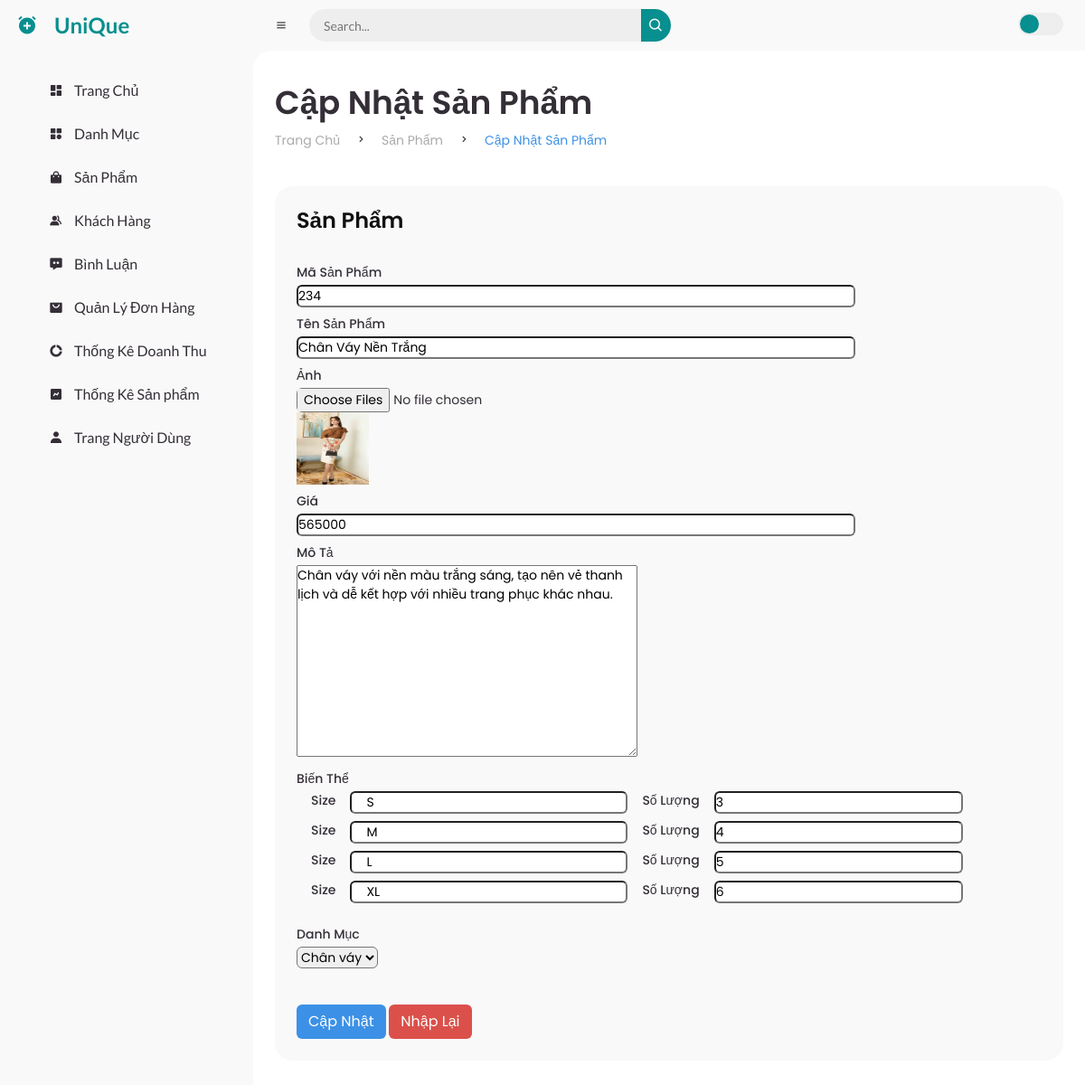
The app's page /admin/index.php?act=editsp&id_sp=234 with its own data.
### tables this page shows
CREATE TABLE `product` (
  `product_id` int(11) NOT NULL,
  `product_name` varchar(100) NOT NULL,
  `image` text NOT NULL,
  `price` int(11) NOT NULL,
  `description` text NOT NULL,
  `category_id` int(11) NOT NULL,
  `is_hidden` tinyint(1) DEFAULT 0
);

CREATE TABLE `product_detail` (
  `product_detail_id` int(11) NOT NULL,
  `product_id` int(11) NOT NULL,
  `size` varchar(255) DEFAULT NULL,
  `quantity` int(11) NOT NULL
);

### Models/connect.php (called while the page is built, shortened)
<?php
function pdo_get_connection(){
    $servername = "localhost";
    $username = "root";
    $password = "";
    try {
    $conn = new PDO("mysql:host=$servername;dbname=duan1", $username, $password);
    $conn->setAttribute(PDO::ATTR_ERRMODE, PDO::ERRMODE_EXCEPTION);
    return $conn;
    } catch(PDOException $e) {
    echo "Kết nối thất bại: " . $e->getMessage();
    }
}
function pdo_query($sql, ...$sql_args) {
    try {
        $conn = Pdo_get_connection();
        $stmt = $conn->prepare($sql);
        $stmt->execute($sql_args);
        return $stmt->fetchAll();
    } catch (PDOException $e) {
        throw $e;
    } finally {
        unset($conn);
    }
}
function pdo_query_one($sql){
    $sql_args = array_slice(func_get_args(), 1);
    try{
        $conn = Pdo_get_connection();
        $stmt = $conn -> prepare($sql);
        $stmt -> execute($sql_args);
        $rows = $stmt -> fetch(PDO::FETCH_ASSOC);
        return $rows;
    }
    catch(PDOException $e){
        throw $e;
    }
    finally{
        unset($conn);
    }
}
?>

### Models/sanpham.php (called while the page is built, shortened)
<?php
function load_all_pro_detail($product_id) {
    $sql = "SELECT * FROM product_detail WHERE product_id = $product_id";
    return pdo_query($sql);
}
function loadone_sanpham($product_id) {
    $sql = "select * from product where product_id=".$product_id;
    $sanpham = pdo_query_one($sql);
    return $sanpham;
}
?>

### Models/danhmuc.php (called while the page is built, shortened)
<?php
function sellect_all_categories()
{
    $sql = "SELECT * FROM categories order by category_id asc";
    return pdo_query($sql);
}
?>

### admin/Sanpham/update.php (the view, shortened to what this page needs)
<?php
if (isset($sanpham)) {
    extract($sanpham);
}
?>
<main>
    <div class="head-title">
        <div class="left">
            <h1>Cập Nhật Sản Phẩm</h1>
            <ul class="breadcrumb">
                <li>
                    <a href="index.php?act=home">Trang Chủ</a>
                </li>
                <li><i class='bx bx-chevron-right'></i></li>
                <li>
                    <a class="" href="index.php?act=listsp">Sản Phẩm </a>
                </li>
                <li><i class='bx bx-chevron-right'></i></li>
                <li>
                    <a class="active" href="#">Cập Nhật Sản Phẩm </a>
                </li>
            </ul>
        </div>
    </div>
    <div class="table-data">
        <div class="order">
            <div class="head">
                <h3>Sản Phẩm</h3>
            </div>
            <form action="index.php?act=updatesp" class="form-input" method="post" enctype="multipart/form-data">
                <div class="form-group pb-4">
                    <label for="">
                        Mã Sản Phẩm
                    </label> <br />
                    <input type="text" name="product_id" id="" value="<?= $product_id ?>" readonly
                        class="rounded-2 w-75"> <br />
                    <label for="" class="label pt-2">
                        Tên Sản Phẩm
                    </label><br />
                    <input type="text" name="product_name" id="" value="<?= $product_name ?>"
                        placeholder="Nhập tên sản phẩm " class="input w-75 rounded-2"><br />
                    <label for="" class="label pt-2">
                        Ảnh
                    </label><br />
                    <input type="file" name="image[]" multiple accept="image/*" width="80px" height="50px"
                        class="input w-75 rounded-2 fileImage"><br />
                    <?php
                    $images = explode(',', $image);
                    foreach ($images as $key => $value): ?>
                        <img src="../image/<?= $value ?>" width="80px" height="80px" alt="">
                    <?php endforeach; ?>
                    <label for="" class="label pt-2">
                        Giá
                    </label><br />
                    <input type="number" name="price" id="" value="<?= $price ?>" placeholder="Nhập số lượng "
                        class="input w-75 rounded-2"><br />
                    <label for="" class="label pt-2">
                        Mô Tả
                    </label><br />
                    <textarea name="description" id="" cols="30" rows="10"><?= $description ?></textarea><br />
                    <label for="" class="label pt-2">
                        Biến Thể
                    </label><br />
                    <?php foreach ($load_all_pro_detail as $key => $value):
                        extract($value);
                        ?>
                        <div class="variant d-flex pb-2">
                            <label for="size1" class="label px-3">
                                Size
                            </label><br />
                            <input type="text" name="size[]" id="size1" value="<?= $size ?>" class=" rounded-2 px-3"><br />
                            <label for="quantity1" class="label px-3">
                                Số Lượng
                            </label><br />
                            <input type="number" name="quantity[]" id="quantity1" value="<?= $quantity ?>"
                                placeholder="Nhập số lượng " class=" rounded-2 "><br />
                        </div>
                    <?php endforeach; ?>
                    <label for="" class="pt-3">Danh Mục</label><br />
                    <select name="category_id" id="" class="rounded-2 ">
                        <?php
                        foreach ($sellect_categories as $dm) {
                            $cate_id = $dm['category_id'];
                            $cate_name = $dm['category_name'];
                            if ($cate_id == $category_id) {
                                echo '<option value="' . $cate_id . '" selected>' . $cate_name . '</option>';
                            } else {
                                echo '<option value="' . $cate_id . '">' . $cate_name . '</option>';
                            }
                        }
                        ?>
                    </select>
                </div>
                <a href="index.php?act=listsp"><input type="submit" name="updatesp" id="" value="Cập Nhật"
                        class="btn btn-insert  status completed "> </a>
                <input type="reset" name="reset" id="" value="Nhập Lại" class=" btn btn-reset ">
            </form>
        </div>
    </div>
</main>

### admin/css/style.css (style rules this page uses)
* { margin: 0; padding: 0; box-sizing: border-box; }
a { text-decoration: none; }
li { list-style: none; }
:root { --poppins: 'Poppins', sans-serif; --lato: 'Lato', sans-serif; --light: #F9F9F9; --blue: #3C91E6; --light-blue: #CFE8FF; --grey: #eee; --dark-grey: #AAAAAA; --dark: #342E37; --red: #DB504A; --yellow: #ebc753; --light-yellow: #FFF2C6; --orange: #FD7238; --light-orange: #FFE0D3; --green: #088F8F; --light-green: #E6FFFA; --red: #DB504A; }
.btn-insert { background-color: var(--blue); color: white; }
.btn-reset { background-color: var(--red); color: white; }
html { overflow-x: hidden; }
body { background: var(--grey); overflow-x: hidden; }
#content main { width: 100%; padding: 36px 24px; font-family: var(--poppins); max-height: calc(100vh - 56px); overflow-y: auto; }
#content main .head-title { display: flex; align-items: center; justify-content: space-between; grid-gap: 16px; flex-wrap: wrap; }
#content main .head-title .left h1 { font-size: 36px; font-weight: 600; margin-bottom: 10px; color: var(--dark); }
#content main .head-title .left .breadcrumb { display: flex; align-items: center; grid-gap: 16px; }
#content main .head-title .left .breadcrumb li { color: var(--dark); }
#content main .head-title .left .breadcrumb li a { color: var(--dark-grey); pointer-events: none; }
#content main .head-title .left .breadcrumb li a.active { color: var(--blue); pointer-events: unset; }
#content main .table-data { display: flex; flex-wrap: wrap; grid-gap: 24px; margin-top: 24px; width: 100%; color: var(--dark); }
#content main .table-data>div { border-radius: 20px; background: var(--light); padding: 24px; overflow-x: auto; }
#content main .table-data .head { display: flex; align-items: center; grid-gap: 16px; margin-bottom: 24px; }
#content main .table-data .head h3 { margin-right: auto; font-size: 24px; font-weight: 600; }
#content main .table-data .order { flex-grow: 1; flex-basis: 500px; }

### records on screen
product: product_id "234", product_name "Chân Váy Nền Trắng", image (picture), price "565000", description "Chân váy với nền màu trắng sáng, tạo nên vẻ thanh lịch và dễ kết hợp với nhiều trang phục khác nhau."
product_detail: size "S", quantity "3"
product_detail: size "M", quantity "4"
product_detail: size "L", quantity "5"
product_detail: size "XL", quantity "6"

### other values on screen
form field category_id "Chân váy"
